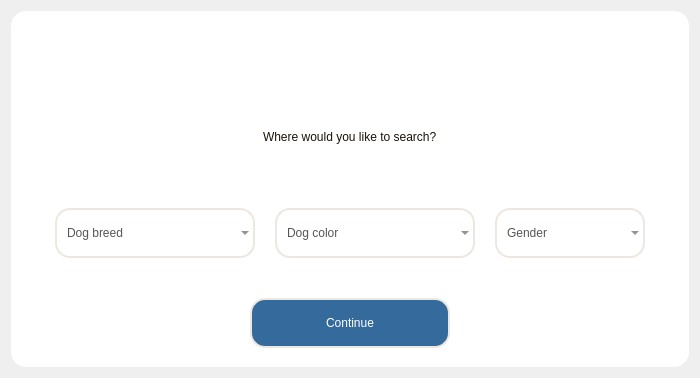
<?xml version="1.0" encoding="UTF-8"?>
<ui version="4.0">
 <class>Dialog</class>
 <widget class="QDialog" name="Dialog">
  <property name="geometry">
   <rect>
    <x>0</x>
    <y>0</y>
    <width>700</width>
    <height>374</height>
   </rect>
  </property>
  <property name="windowTitle">
   <string>Dialog</string>
  </property>
  <layout class="QVBoxLayout" name="verticalLayout">
   <item>
    <widget class="QFrame" name="frame_3">
     <property name="styleSheet">
      <string notr="true">background-color: white;
border-radius: 15px;</string>
     </property>
     <property name="frameShape">
      <enum>QFrame::StyledPanel</enum>
     </property>
     <property name="frameShadow">
      <enum>QFrame::Raised</enum>
     </property>
     <layout class="QVBoxLayout" name="verticalLayout_5">
      <property name="leftMargin">
       <number>10</number>
      </property>
      <property name="topMargin">
       <number>0</number>
      </property>
      <property name="rightMargin">
       <number>10</number>
      </property>
      <property name="bottomMargin">
       <number>10</number>
      </property>
      <item>
       <widget class="QWidget" name="widget_14" native="true">
        <property name="minimumSize">
         <size>
          <width>0</width>
          <height>80</height>
         </size>
        </property>
        <property name="maximumSize">
         <size>
          <width>16777215</width>
          <height>80</height>
         </size>
        </property>
        <layout class="QHBoxLayout" name="horizontalLayout_8">
         <item>
          <widget class="QPushButton" name="btn_back">
           <property name="cursor">
            <cursorShape>PointingHandCursor</cursorShape>
           </property>
           <property name="text">
            <string/>
           </property>
           <property name="icon">
            <iconset>
             <normaloff>../img/icons8-back-26.png</normaloff>../img/icons8-back-26.png</iconset>
           </property>
          </widget>
         </item>
         <item>
          <spacer name="horizontalSpacer_9">
           <property name="orientation">
            <enum>Qt::Horizontal</enum>
           </property>
           <property name="sizeHint" stdset="0">
            <size>
             <width>40</width>
             <height>20</height>
            </size>
           </property>
          </spacer>
         </item>
         <item>
          <widget class="QLabel" name="label_2">
           <property name="minimumSize">
            <size>
             <width>60</width>
             <height>60</height>
            </size>
           </property>
           <property name="maximumSize">
            <size>
             <width>60</width>
             <height>60</height>
            </size>
           </property>
           <property name="text">
            <string/>
           </property>
           <property name="pixmap">
            <pixmap>../img/icons8-animal-44.png</pixmap>
           </property>
           <property name="scaledContents">
            <bool>true</bool>
           </property>
          </widget>
         </item>
         <item>
          <spacer name="horizontalSpacer_10">
           <property name="orientation">
            <enum>Qt::Horizontal</enum>
           </property>
           <property name="sizeHint" stdset="0">
            <size>
             <width>40</width>
             <height>20</height>
            </size>
           </property>
          </spacer>
         </item>
         <item>
          <widget class="QPushButton" name="btn_close">
           <property name="cursor">
            <cursorShape>PointingHandCursor</cursorShape>
           </property>
           <property name="text">
            <string/>
           </property>
           <property name="icon">
            <iconset>
             <normaloff>../img/icons8-multiply-26.png</normaloff>../img/icons8-multiply-26.png</iconset>
           </property>
          </widget>
         </item>
        </layout>
       </widget>
      </item>
      <item>
       <widget class="QWidget" name="widget_15" native="true">
        <property name="minimumSize">
         <size>
          <width>0</width>
          <height>80</height>
         </size>
        </property>
        <property name="maximumSize">
         <size>
          <width>16777215</width>
          <height>80</height>
         </size>
        </property>
        <layout class="QHBoxLayout" name="horizontalLayout_9">
         <item>
          <spacer name="horizontalSpacer">
           <property name="orientation">
            <enum>Qt::Horizontal</enum>
           </property>
           <property name="sizeHint" stdset="0">
            <size>
             <width>40</width>
             <height>20</height>
            </size>
           </property>
          </spacer>
         </item>
         <item>
          <widget class="QLabel" name="label_4">
           <property name="styleSheet">
            <string notr="true">color: #1b1209;
font: 18pt &quot;Bahnschrift&quot;;</string>
           </property>
           <property name="text">
            <string>Where would you like to search?</string>
           </property>
          </widget>
         </item>
         <item>
          <spacer name="horizontalSpacer_2">
           <property name="orientation">
            <enum>Qt::Horizontal</enum>
           </property>
           <property name="sizeHint" stdset="0">
            <size>
             <width>40</width>
             <height>20</height>
            </size>
           </property>
          </spacer>
         </item>
        </layout>
       </widget>
      </item>
      <item>
       <widget class="QWidget" name="widget_16" native="true">
        <property name="minimumSize">
         <size>
          <width>0</width>
          <height>100</height>
         </size>
        </property>
        <property name="maximumSize">
         <size>
          <width>16777215</width>
          <height>120</height>
         </size>
        </property>
        <layout class="QHBoxLayout" name="horizontalLayout_4">
         <property name="spacing">
          <number>20</number>
         </property>
         <item>
          <spacer name="horizontalSpacer_3">
           <property name="orientation">
            <enum>Qt::Horizontal</enum>
           </property>
           <property name="sizeHint" stdset="0">
            <size>
             <width>40</width>
             <height>20</height>
            </size>
           </property>
          </spacer>
         </item>
         <item>
          <widget class="QComboBox" name="comboBox">
           <property name="minimumSize">
            <size>
             <width>200</width>
             <height>50</height>
            </size>
           </property>
           <property name="maximumSize">
            <size>
             <width>250</width>
             <height>50</height>
            </size>
           </property>
           <property name="cursor">
            <cursorShape>PointingHandCursor</cursorShape>
           </property>
           <property name="contextMenuPolicy">
            <enum>Qt::NoContextMenu</enum>
           </property>
           <property name="styleSheet">
            <string notr="true">/* Thiết lập CSS cho combobox */
QComboBox {
    color: #575556;
    font: 14pt &quot;Bahnschrift&quot;;
    border-style: solid;
    border-width: 2px;
    border-color: #ECE7E0;
    padding-left: 10px;
    border-radius: 15px;
    background-color: rgba(255, 0, 0, 0); /* Màu nền sẽ không ảnh hưởng do transparency (alpha = 0) */
}

/* Thiết lập màu nền cho các mục trong combobox khi chưa hover */
QComboBox::item {
    background-color: #575556;
	border-radius: 0px;
}

/* Thiết lập màu nền cho các mục trong combobox khi hover */
QComboBox::item:hover {
    background-color: #ECE7E0;
	border-radius: 0px;
}

QComboBox::item:selected {
    background-color: #ECE7E0;
	border-radius: 0px;
}
</string>
           </property>
           <property name="currentText">
            <string/>
           </property>
           <property name="currentIndex">
            <number>-1</number>
           </property>
           <property name="placeholderText">
            <string>Dog breed</string>
           </property>
           <property name="duplicatesEnabled">
            <bool>false</bool>
           </property>
           <item>
            <property name="text">
             <string>Bulldog</string>
            </property>
           </item>
           <item>
            <property name="text">
             <string>Pug</string>
            </property>
           </item>
           <item>
            <property name="text">
             <string>Shiba</string>
            </property>
           </item>
           <item>
            <property name="text">
             <string>Chihuahua</string>
            </property>
           </item>
           <item>
            <property name="text">
             <string>Husky</string>
            </property>
           </item>
          </widget>
         </item>
         <item>
          <widget class="QComboBox" name="comboBox_2">
           <property name="minimumSize">
            <size>
             <width>200</width>
             <height>50</height>
            </size>
           </property>
           <property name="maximumSize">
            <size>
             <width>250</width>
             <height>50</height>
            </size>
           </property>
           <property name="cursor">
            <cursorShape>PointingHandCursor</cursorShape>
           </property>
           <property name="styleSheet">
            <string notr="true">/* Thiết lập CSS cho combobox */
QComboBox {
    color: #575556;
    font: 14pt &quot;Bahnschrift&quot;;
    border-style: solid;
    border-width: 2px;
    border-color: #ECE7E0;
    padding-left: 10px;
    border-radius: 15px;
    background-color: rgba(255, 0, 0, 0); /* Màu nền sẽ không ảnh hưởng do transparency (alpha = 0) */
}

/* Thiết lập màu nền cho các mục trong combobox khi chưa hover */
QComboBox::item {
    background-color: #575556;
	border-radius: 0px;
}

/* Thiết lập màu nền cho các mục trong combobox khi hover */
QComboBox::item:hover {
    background-color: #ECE7E0;
	border-radius: 0px;
}

QComboBox::item:selected {
    background-color: #ECE7E0;
	border-radius: 0px;
}
</string>
           </property>
           <property name="placeholderText">
            <string>Dog color</string>
           </property>
           <item>
            <property name="text">
             <string>Black</string>
            </property>
           </item>
           <item>
            <property name="text">
             <string>Grey</string>
            </property>
           </item>
           <item>
            <property name="text">
             <string>White</string>
            </property>
           </item>
           <item>
            <property name="text">
             <string>Brown</string>
            </property>
           </item>
           <item>
            <property name="text">
             <string>Tabbly</string>
            </property>
           </item>
           <item>
            <property name="text">
             <string>Other</string>
            </property>
           </item>
          </widget>
         </item>
         <item>
          <widget class="QComboBox" name="comboBox_3">
           <property name="minimumSize">
            <size>
             <width>150</width>
             <height>50</height>
            </size>
           </property>
           <property name="maximumSize">
            <size>
             <width>200</width>
             <height>50</height>
            </size>
           </property>
           <property name="cursor">
            <cursorShape>PointingHandCursor</cursorShape>
           </property>
           <property name="styleSheet">
            <string notr="true">/* Thiết lập CSS cho combobox */
QComboBox {
    color: #575556;
    font: 14pt &quot;Bahnschrift&quot;;
    border-style: solid;
    border-width: 2px;
    border-color: #ECE7E0;
    padding-left: 10px;
    border-radius: 15px;
    background-color: rgba(255, 0, 0, 0); /* Màu nền sẽ không ảnh hưởng do transparency (alpha = 0) */
}

/* Thiết lập màu nền cho các mục trong combobox khi chưa hover */
QComboBox::item {
    background-color: #575556;
	border-radius: 0px;
}

/* Thiết lập màu nền cho các mục trong combobox khi hover */
QComboBox::item:hover {
    background-color: #ECE7E0;
	border-radius: 0px;
}

QComboBox::item:selected {
    background-color: #ECE7E0;
	border-radius: 0px;
}
</string>
           </property>
           <property name="placeholderText">
            <string>Gender</string>
           </property>
           <item>
            <property name="text">
             <string>Male</string>
            </property>
           </item>
           <item>
            <property name="text">
             <string>Female</string>
            </property>
           </item>
          </widget>
         </item>
         <item>
          <spacer name="horizontalSpacer_4">
           <property name="orientation">
            <enum>Qt::Horizontal</enum>
           </property>
           <property name="sizeHint" stdset="0">
            <size>
             <width>40</width>
             <height>20</height>
            </size>
           </property>
          </spacer>
         </item>
        </layout>
       </widget>
      </item>
      <item alignment="Qt::AlignHCenter">
       <widget class="QWidget" name="widget_4" native="true">
        <layout class="QHBoxLayout" name="horizontalLayout_5">
         <item>
          <widget class="QPushButton" name="btn_continue">
           <property name="minimumSize">
            <size>
             <width>200</width>
             <height>50</height>
            </size>
           </property>
           <property name="maximumSize">
            <size>
             <width>200</width>
             <height>50</height>
            </size>
           </property>
           <property name="cursor">
            <cursorShape>PointingHandCursor</cursorShape>
           </property>
           <property name="styleSheet">
            <string notr="true">QPushButton 
{
background-color: #356a9c;
color: #575556;
font: 16pt &quot;Bahnschrift&quot;;
 border-style: solid;
 border-width: 2px;
border-color: #ECE7E0;
border-radius: 15px;
color: white;
}
QPushButton:hover
{
background-color: #14316c;
}</string>
           </property>
           <property name="text">
            <string>Continue</string>
           </property>
          </widget>
         </item>
        </layout>
       </widget>
      </item>
     </layout>
    </widget>
   </item>
  </layout>
 </widget>
 <resources/>
 <connections/>
</ui>
